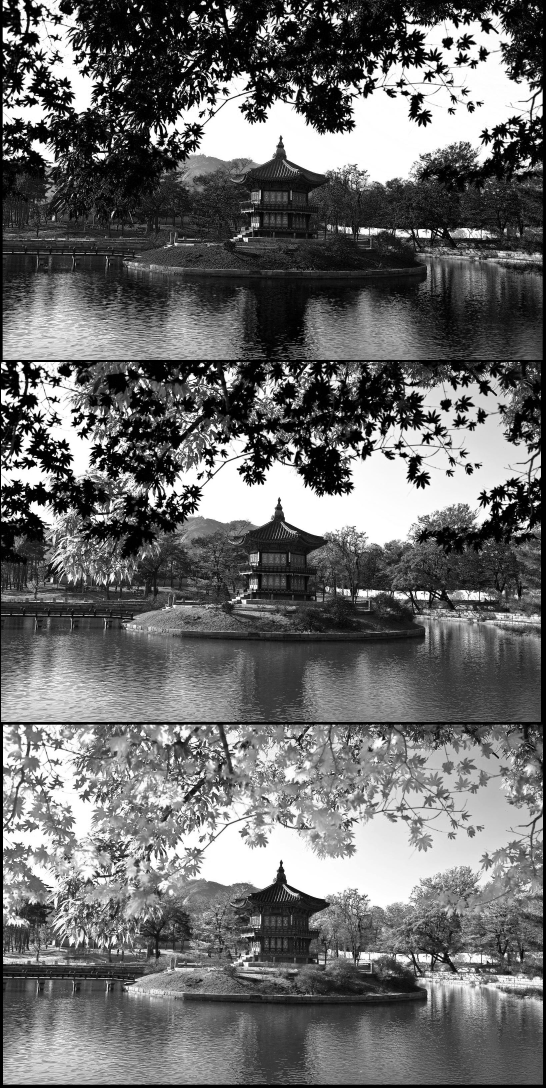
#> input picture mp0/seoul_tableau.jpg, 1636 x 3264 px (shown at 1/3 size)
$ python fast_align.py
#> lines starting #> are read from the running program, lines starting #| are printed output that depends on the picture
from PIL import Image
import numpy as np

def ssd(a, b):
    max = 9999999999
    for i in range(-15,15):
        for j in range(-15,15):
            b1 = np.roll(b,[i,j],axis=(0,1))
            ssd_temp = np.sum((a-b1)**2)
            if ssd_temp < max:
                max = ssd_temp
                offset = [i,j]
    img_align = np.roll(b,offset,axis=(0,1))
    return (img_align,offset)


def nccalign(img,res,name,off1,off2):
    I_array = np.array(img)
    h,w = I_array.shape
    height = int(h/3)
    b = I_array[:height,::]
    g = I_array[height:2*height,::]
    r = I_array[2*height:3*height,::]

    g = np.roll(g,off1,axis=(0,1))
    r = np.roll(r,off2,axis=(0,1))
    # fixed blue channel

    (green, offset1) = ssd(b,g)
    (red, offset2) = ssd(b,r)

    combine = np.dstack([red,green,b])
    output = Image.fromarray(combine)
    print(offset1, offset2)
    name = './image_pyramid/pyramid_'+name+'_'+res+'.jpg'
    output.save(name)
    output.show()
    return (offset1, offset2)


def imageAlign(img,name):
    image = Image.open(img)
    I_array = np.array(image)
    h,w = I_array.shape

    half = image.resize((int(w/2),int(h/2)))
    half_array = np.array(half)
    h1, w1 = half_array.shape

    (offset1,offset2) = nccalign(half,'low',name,[0,0],[0,0])
    offset1 = [2*offset1[0],2*offset1[1]]
    offset2 = [2*offset2[0],2*offset2[1]]
    (offset3,offset4) = nccalign(image,'high',name,offset1,offset2)


imagelist = ['seoul_tableau.jpg','vancouver_tableau.jpg']
name = ['seoul','vancouver']
for i in range(len(imagelist)):
    imageAlign(imagelist[i],name[i])
#> in imageAlign, image is the input picture: PIL image 1636x3264 L; min 0, max 255, mean 107.6
#> in nccalign, `b = I_array[:height,::]`:
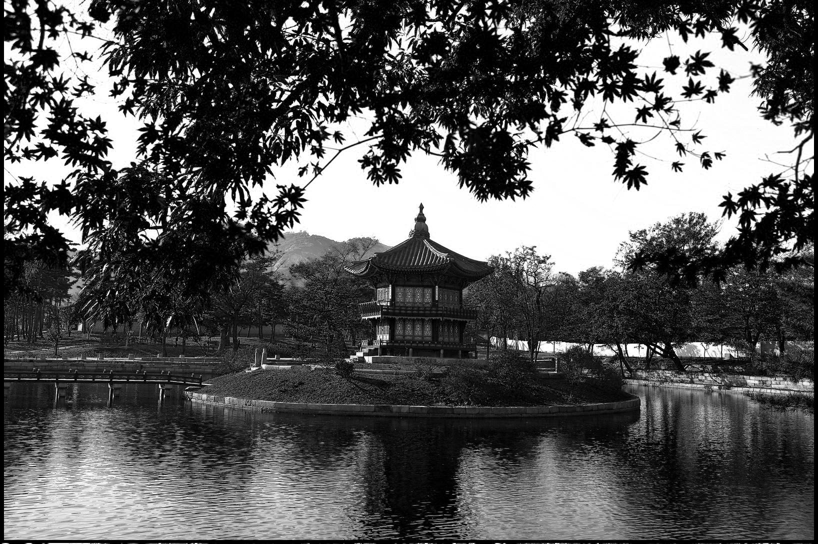
#> b: shape (544, 818); min 0, max 255, mean 87.3
#> in nccalign, `g = I_array[height:2*height,::]`:
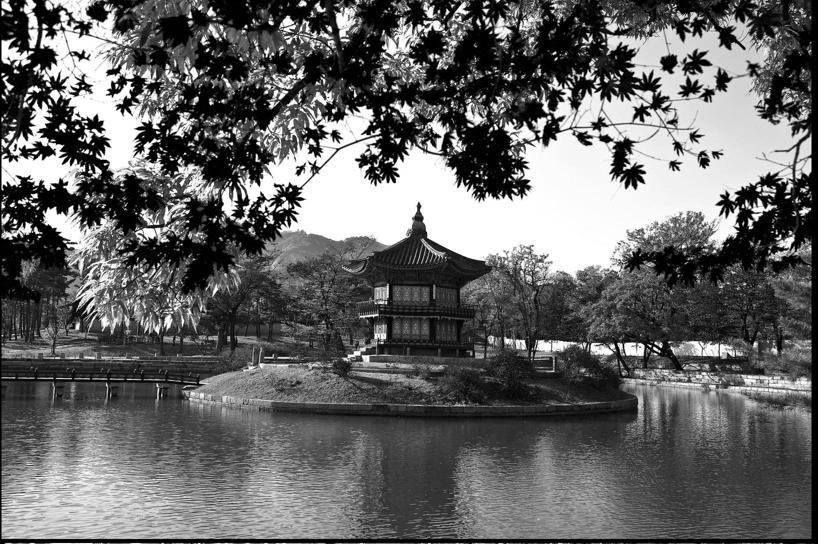
#> g: shape (544, 818); min 0, max 255, mean 102
#> in nccalign, `r = I_array[2*height:3*height,::]`:
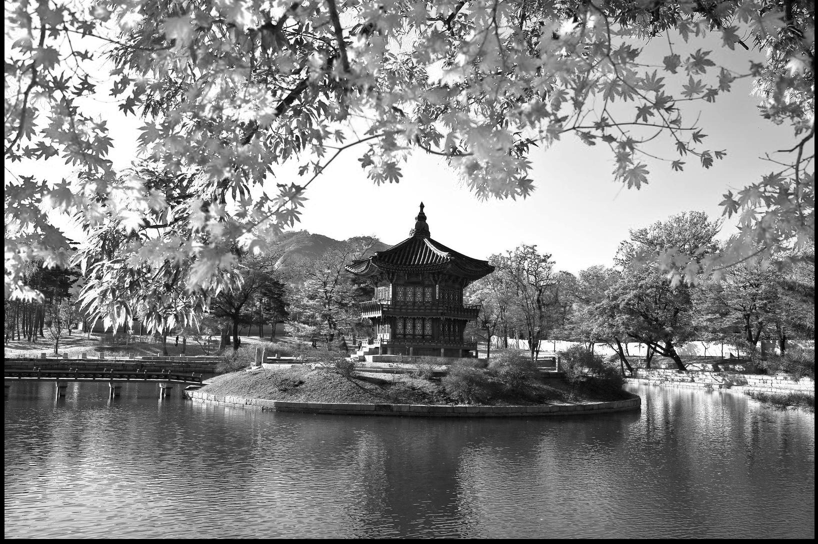
#> r: shape (544, 818); min 0, max 255, mean 133.6
#> after the loop in ssd, `for i in range(-15,15):`: max = 34354423; offset = [1, 3]
#> after the loop in ssd (call 2), `for i in range(-15,15):`: max = 43228744; offset = [1, 0]
#> in ssd (call 2), `img_align = np.roll(b,offset,axis=(0,1))`:
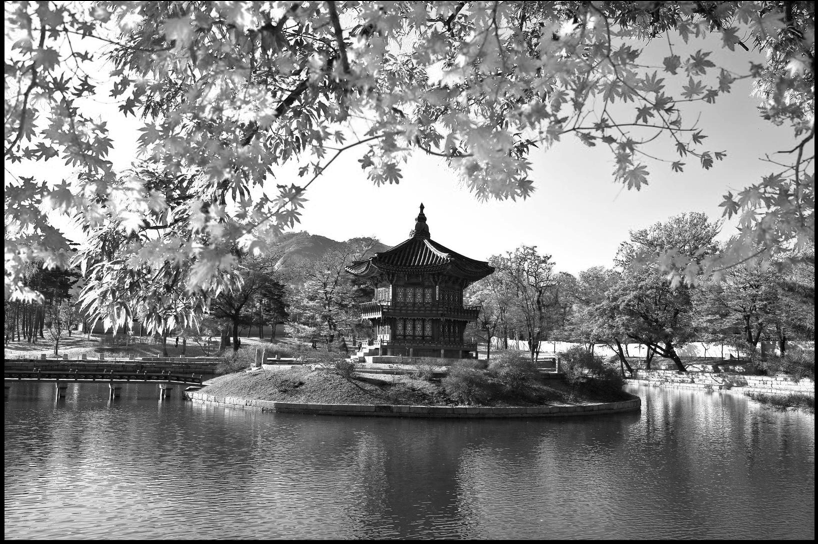
#> img_align: shape (544, 818); min 0, max 255, mean 133.6
#> in nccalign, `combine = np.dstack([red,green,b])`:
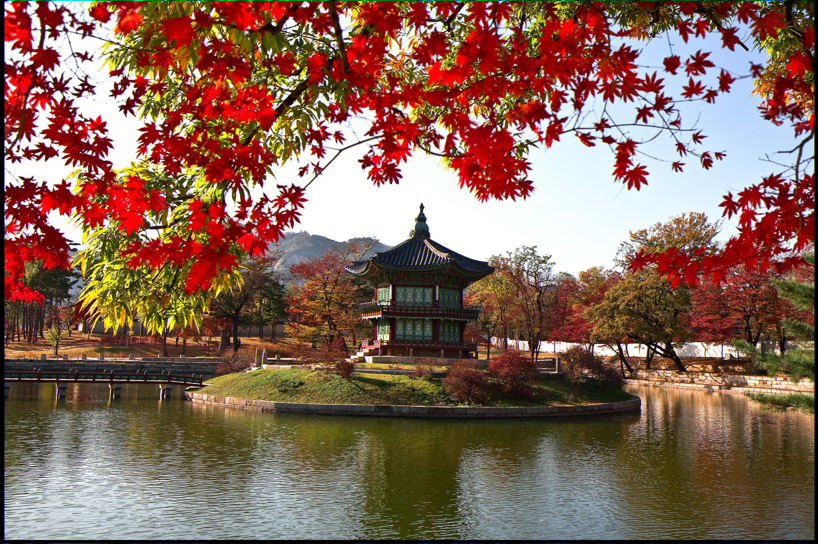
#> combine: shape (544, 818, 3); mean of channels 0, 1, 2 133.6, 102, 87.3; drawn as R, G, B
#| [1, 3] [1, 0]
#> in imageAlign, `(offset1,offset2) = nccalign(half,'low',name,[0,0],[0,0])`: offset1 = [1, 3]; offset2 = [1, 0]
#> in imageAlign, `offset1 = [2*offset1[0],2*offset1[1]]`: offset1 = [2, 6]
#> in imageAlign, `offset2 = [2*offset2[0],2*offset2[1]]`: offset2 = [2, 0]
#> call 2 of nccalign, with res = 'high', name = 'seoul'
#> after the loop in ssd (call 3), `for i in range(-15,15):`: max = 137715625; offset = [0, -1]
#> in ssd (call 3), `img_align = np.roll(b,offset,axis=(0,1))`:
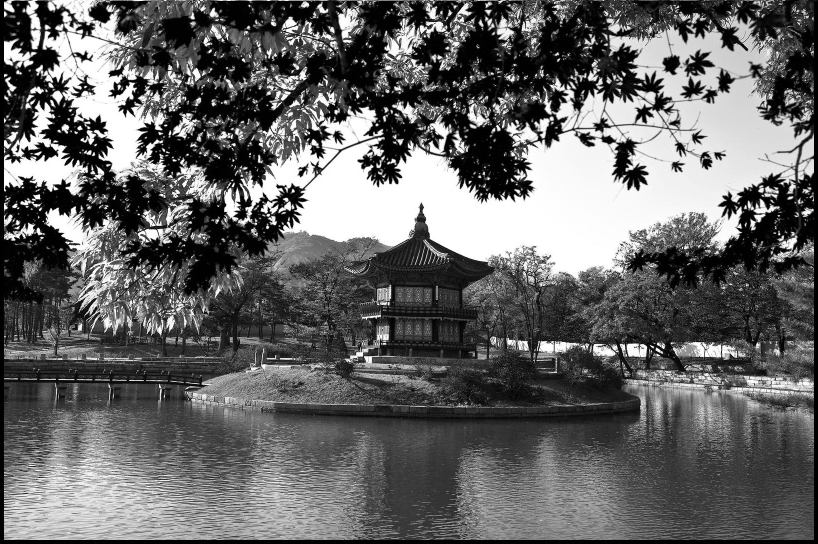
#> img_align: shape (1088, 1636) (shown at 1/2 size); min 0, max 255, mean 102
#> in nccalign (call 2), `combine = np.dstack([red,green,b])`:
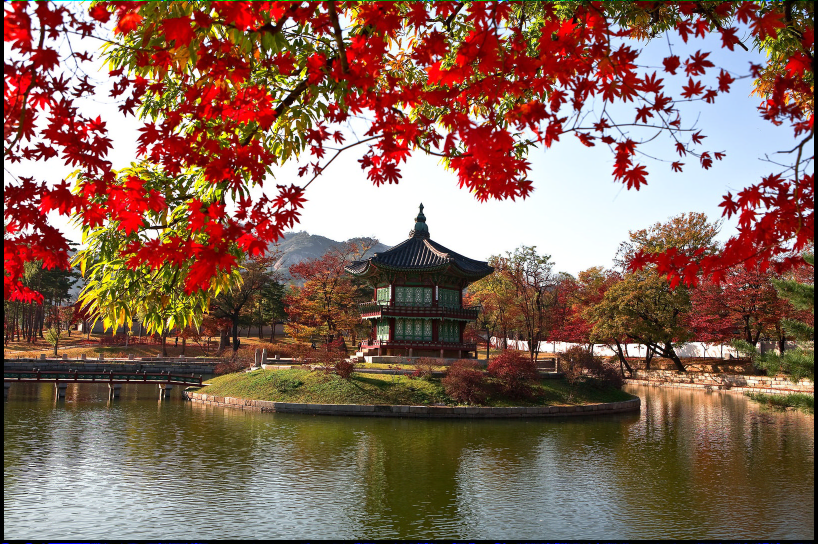
#> combine: shape (1088, 1636, 3) (shown at 1/2 size); mean of channels 0, 1, 2 133.6, 102, 87.3; drawn as R, G, B
#| [0, -1] [0, -1]
#> pass 2 of the loop `for i in range(len(imagelist)):`:
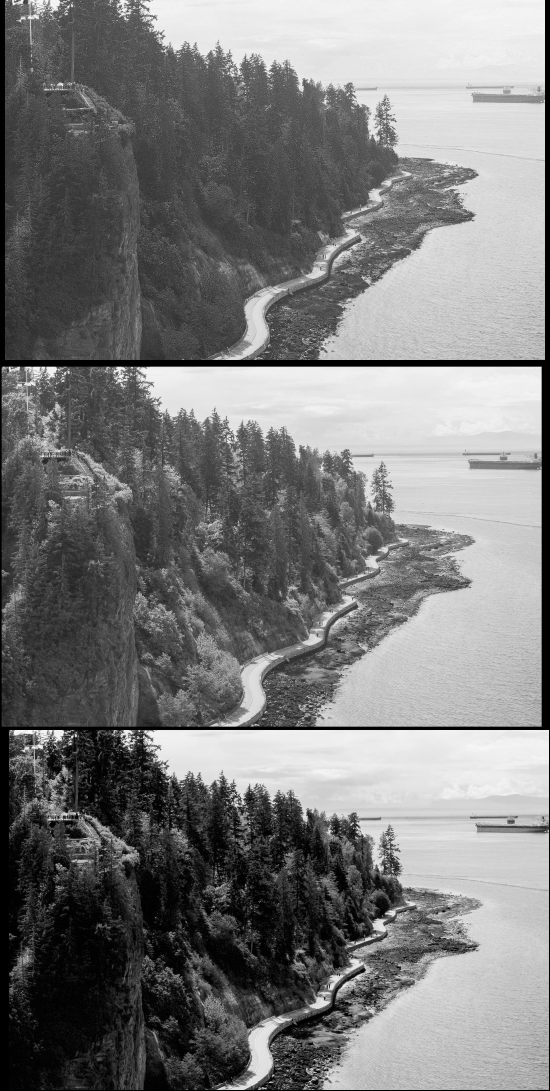
#> input picture mp0/vancouver_tableau.jpg, 1650 x 3273 px (shown at 1/3 size)
#> in imageAlign, image is the input picture: PIL image 1650x3273 L; min 0, max 255, mean 122.5
#> half: PIL image 825x1636 L
#> b: shape (545, 825)
#> img_align: shape (545, 825)
#> combine: shape (545, 825, 3)
#| [-5, 5] [-4, -5]
#> in imageAlign (call 2), `(offset1,offset2) = nccalign(half,'low',name,[0,0],[0,0])`: offset1 = [-5, 5]; offset2 = [-4, -5]
#> in imageAlign (call 2), `offset1 = [2*offset1[0],2*offset1[1]]`: offset1 = [-10, 10]
#> in imageAlign (call 2), `offset2 = [2*offset2[0],2*offset2[1]]`: offset2 = [-8, -10]
#> b: shape (1091, 1650)
#> img_align: shape (1091, 1650)
#> in nccalign (call 4), `(green, offset1) = ssd(b,g)`: offset1 = [1, 0]
#> after the loop in ssd (call 8), `for i in range(-15,15):`: max = 166068340; offset = [0, -2]
#> in ssd (call 8), `img_align = np.roll(b,offset,axis=(0,1))`:
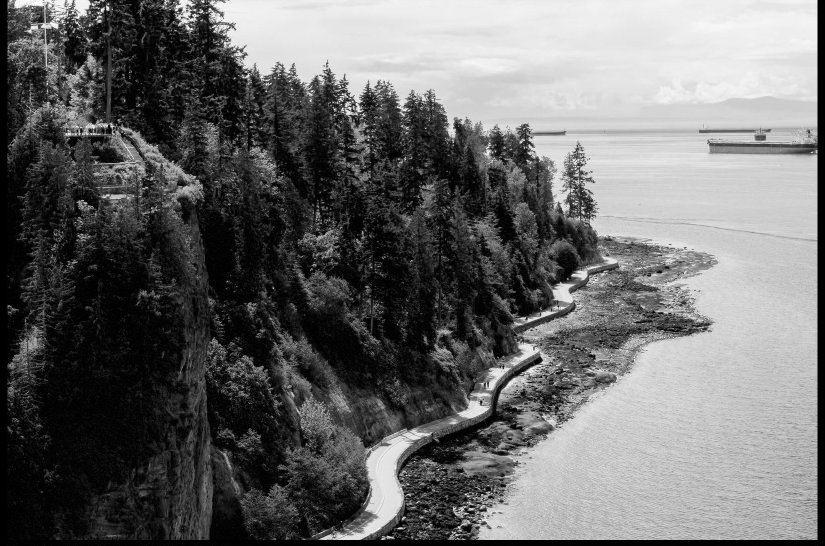
#> img_align: shape (1091, 1650) (shown at 1/2 size); min 0, max 255, mean 105.5
#> in nccalign (call 4), `combine = np.dstack([red,green,b])`:
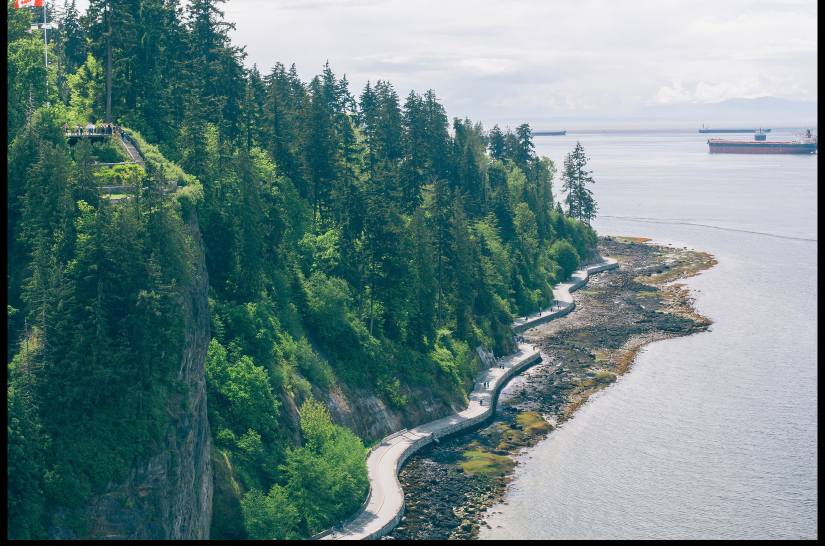
#> combine: shape (1091, 1650, 3) (shown at 1/2 size); mean of channels 0, 1, 2 105.5, 131.5, 130.5; drawn as R, G, B
#| [1, 0] [0, -2]
#> offset3 = [1, 0]; offset4 = [0, -2]
